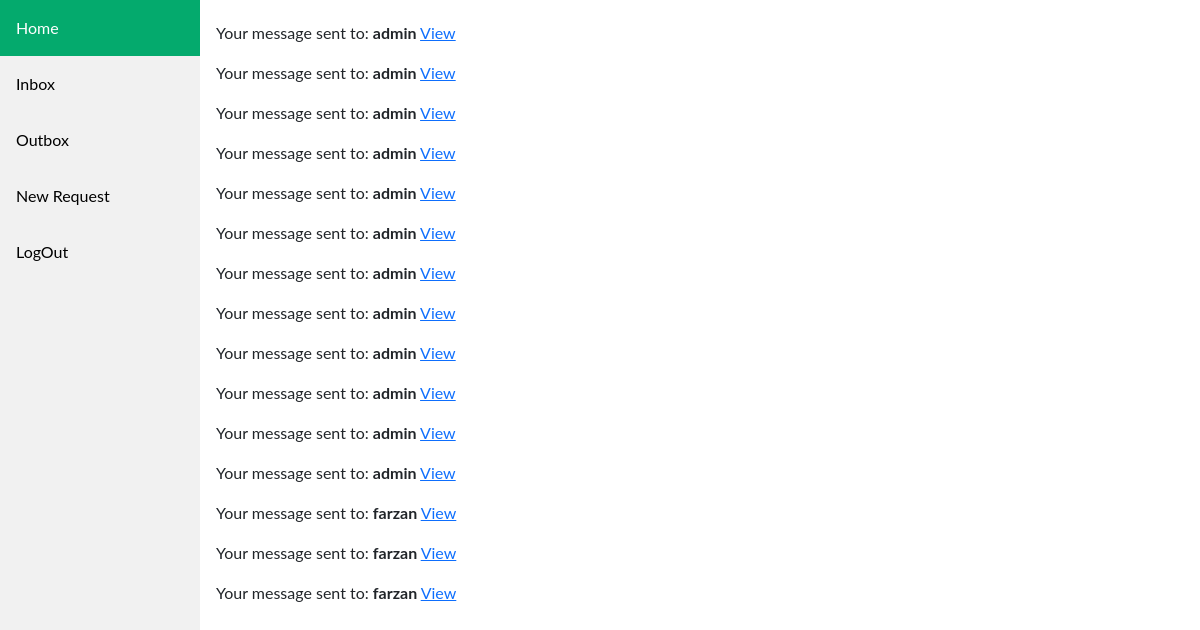
Page /outbox/ (signed in) on the earlier database version.
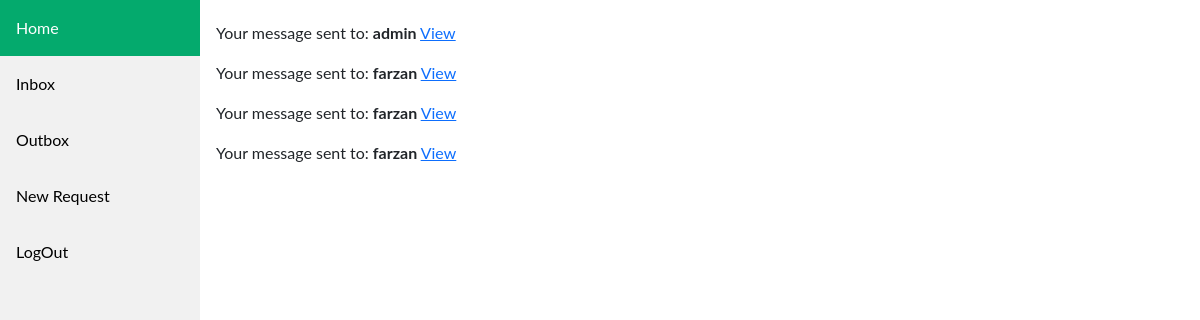
Same page on the later database version.
### core/models.py (models this page shows, shortened)
class Message(models.Model):
    start = models.DateTimeField()
    end = models.DateTimeField()
    created = models.DateTimeField(auto_now_add=True)
    updated = models.DateTimeField(auto_now=True)
    sender = models.CharField(max_length=100)
    receiver = models.CharField(max_length=100)
    description = models.TextField()
    is_reply = models.BooleanField(default=False)
    is_done = models.BooleanField(default=False)
    CHOICE = [
        ('Agree', 'agree'),
        ('DisAgree', 'disagree')
    ]
    manager_choice = models.CharField(max_length=8, choices=CHOICE)
    class Meta:
        ordering = ('-created',)

class Reply(models.Model):
    message = models.ForeignKey(Message, on_delete=models.CASCADE)
    manager_choice = models.CharField(max_length=10)
    is_done = models.BooleanField(default=False)

### core/views.py (the view)
# urls.py: path('outbox/', outbox, name='outbox'),
@cache_control(no_cache=True, must_revalidate=True, no_store=True)
@login_required()
def outbox(request):
    messages = None
    replies = None
    user = request.user
    employee = Employee.objects.filter(user=user).first()
    if not employee.parent:
        messages = Reply.objects.filter(message__receiver=employee)
    elif employee.parent and employee.is_manager:
        messages = Message.objects.filter(sender=employee)
        replies = Reply.objects.filter(message__receiver=employee)
    elif employee.parent and employee.is_expert:
        messages = Message.objects.filter(sender=employee)
    return render(request, 'core/outbox.html', {'messages': messages,
                                                'replies': replies})

### core/models.py (called while the page is built)
    def __str__(self):
        return f"{self.user}"

### templates/core/outbox.html
{% extends 'core/base.html' %}
{% block content %}
    <div style="margin-top: 20px;">
    {% for msg in messages %}
        <p>
            Your message sent to: <b>{{ msg.receiver}}</b>
            <a href="{% url 'core:message_detail' msg.id %}">  View</a>
        </p>
    {% endfor %}
    {% for rpl in replies %}
        <p>
            Your message sent to: <b>{{ rpl.message.sender }}</b>
            <a href="{% url 'core:message_detail' rpl.message.id %}">  View</a>
        </p>
    {% endfor %}
    </div>
{% endblock %}

Differences in the rows shown:
removed Message: receiver "admin"
removed Message: receiver "admin"
removed Message: receiver "admin"
removed Message: receiver "admin"
removed Message: receiver "admin"
removed Message: receiver "admin"
removed Message: receiver "admin"
removed Message: receiver "admin"
removed Message: receiver "admin"
removed Message: receiver "admin"
removed Message: receiver "admin"
